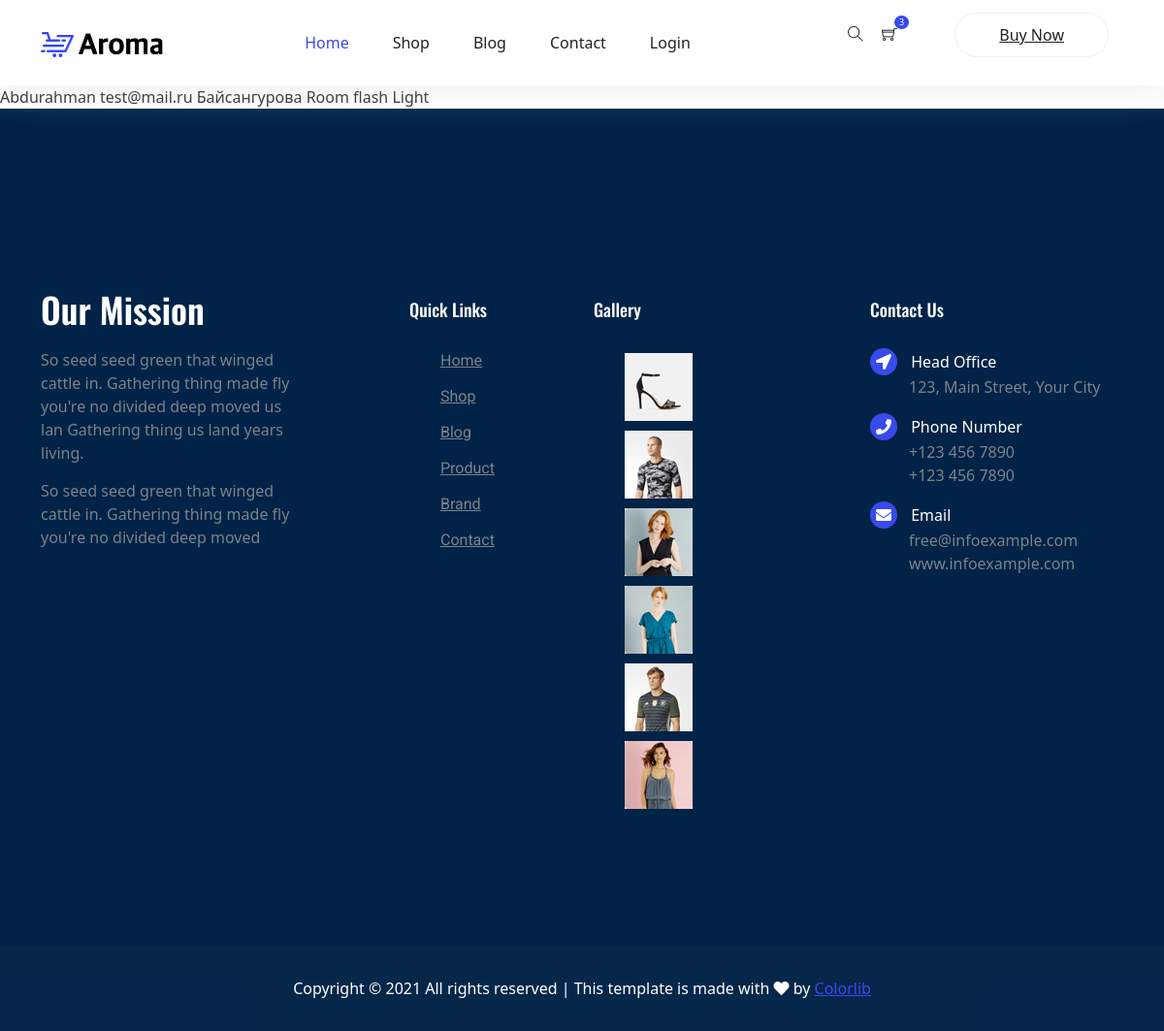
The page /buys on the database its author committed.
### shop/models.py (models this page shows, shortened)
class Buy(db.Model):
    id = db.Column(db.Integer(), primary_key=True)
    name = db.Column(db.String(50), nullable=False)
    email = db.Column(db.String(), nullable=False)
    date_posted = db.Column(db.DateTime(), nullable=False, default=datetime.now)
    adress = db.Column(db.String(), nullable=False)
    product_id  = db.Column(db.Integer(), db.ForeignKey('products.id'))

class Product(db.Model):
    __tablename__ = 'products'
    id = db.Column(db.Integer(), primary_key=True)
    title = db.Column(db.String(), nullable=False)
    price = db.Column(db.Integer(), nullable=False)
    category = db.Column(db.String(), nullable=False)
    availibility = db.Column(db.String(), nullable=False)
    description = db.Column(db.Text(), nullable=False)
    image = db.Column(db.String(), nullable=False)
    buy = db.relationship('Buy', backref='product', lazy=True)
    def __repr__(self) -> str:
        return self.title

### shop/routes.py (the view)
@app.route('/buys')
def buys():
    buys = Buy.query.all()
    return render_template('buys.html', buys=buys)

### shop/templates/buys.html
{% extends 'base.html' %}
{% block content %}
    {% for buy in buys %}
    {{ buy.name }}
    {{ buy.email }}
    {{ buy.adress }}
    {{ buy.product }}
    <br>
    {% endfor %}
{% endblock %}

### shop/static/css/style.css (style rules this page uses)
body { color:#777;font-family:"Roboto",sans-serif;font-size:15px;font-weight:400;line-height:1.667 }

### rows shown on the page
Buy: name "Abdurahman", email "test@mail.ru", adress "Байсангурова", product "Room flash Light"
